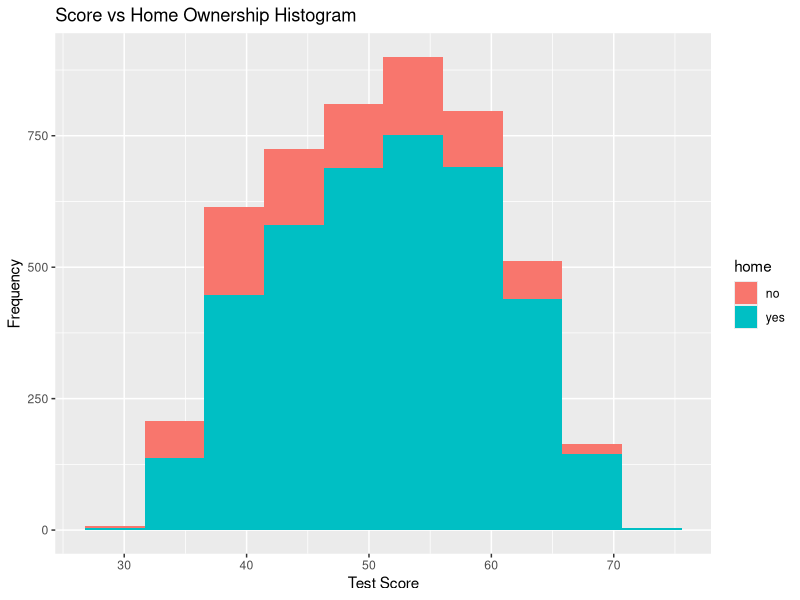
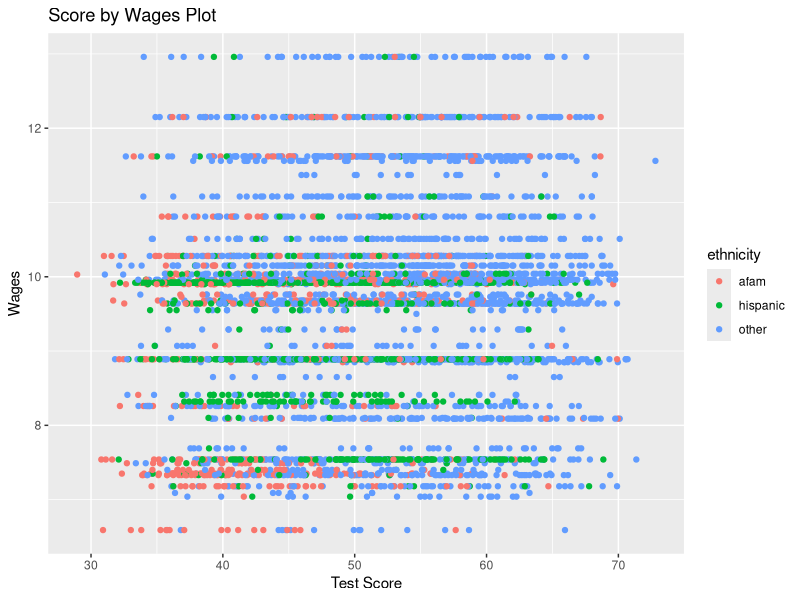
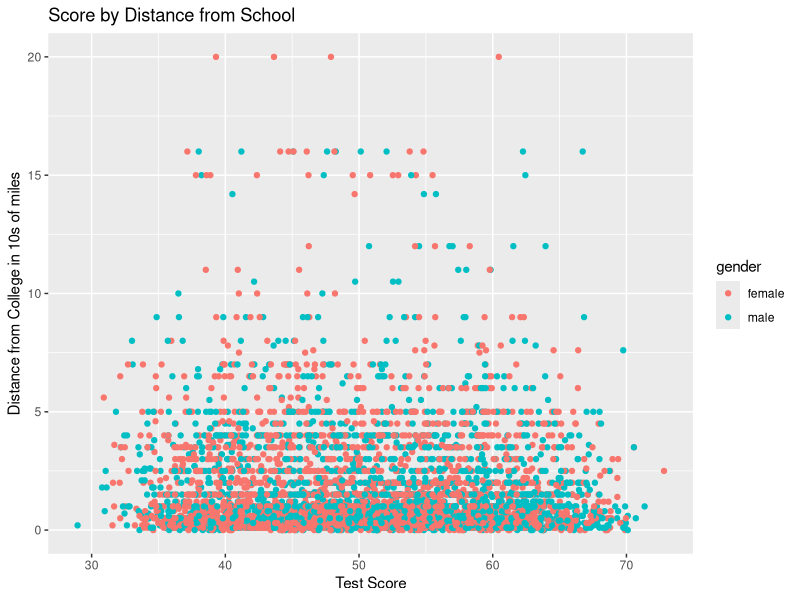

Reproduce these figures in R, in order.
library(dplyr)
library(ggplot2)

college_set <- read.csv("Module9/CollegeDistance.csv")
college_set <- college_set[,-c(1)]

plot1 <- ggplot(college_set, aes(x = score,  fill = home)) +
  geom_histogram(bins = 10) +
  labs(title = "Score vs Home Ownership Histogram", x = "Test Score", y = "Frequency")

plot2 <- ggplot(college_set, aes(x = score, y = wage, color = ethnicity)) + 
  geom_point() +
  labs(title = "Score by Wages Plot", x = "Test Score", y = "Wages")

plot3 <- ggplot(college_set, aes(x = score, y = distance, color = gender)) +
  geom_point() +
  labs(title = "Score by Distance from School", x = "Test Score", y = "Distance from College in 10s of miles")